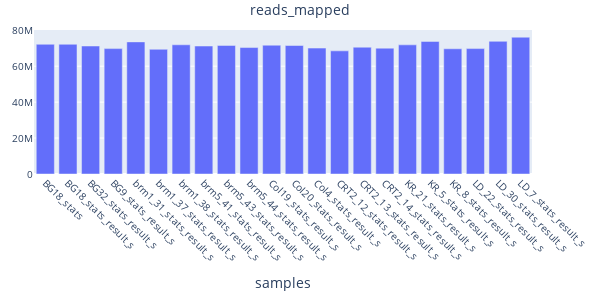
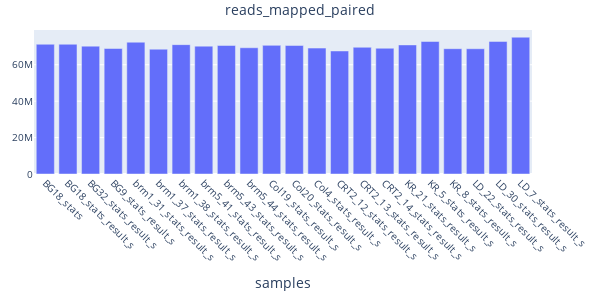
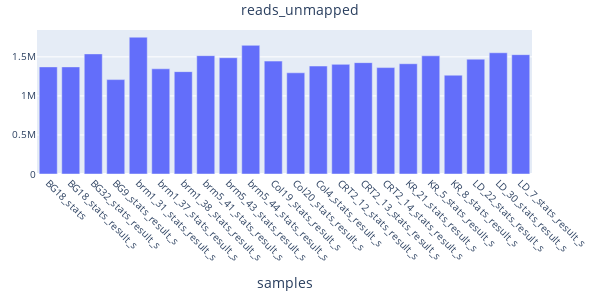
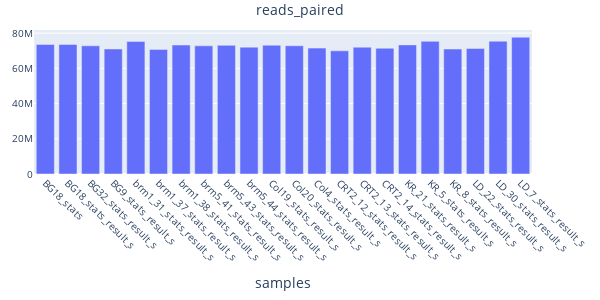

Write notebook code for charts like these, in order.
### Code cell
columns_to_plot = ["reads_mapped", "reads_mapped_paired", "reads_unmapped",
                   "reads_paired", "bases_mapped", "mismatches", "error_rate", "average_length"]

for col in columns_to_plot:
    fig = px.bar(df, x="samples", y=col, title=f'{col}', hover_name="samples")
    fig.update_layout(
        width=600,  # Set width of the plot
        height=300,  # Set height of the plot
        margin=dict(l=20, r=20, t=30, b=20),  # Reduce margins
        title=dict(x=0.5, font=dict(size=14)),  # Center title and reduce its font size
        xaxis=dict(tickangle=45, tickfont=dict(size=10)),  # Rotate x-axis labels for readability, reduce font size
        yaxis=dict(title=None, tickfont=dict(size=10)),  # Remove y-axis title, reduce font size
        legend=dict(font=dict(size=10), orientation='h', yanchor="bottom", y=1.02, xanchor="right", x=1)  # Adjust legend position and font size
    )

    fig.show()

### Figure 1 — Plotly figure (JSON) as saved in the notebook; plotly's stock layout.template omitted (floating-point values rounded to 4 significant figures)
{"data": [{"alignmentgroup": "True", "hovertemplate": "<b>%{hovertext}</b><br><br>samples=%{x}<br>reads_mapped=%{y}<extra></extra>", "hovertext": ["BG18_stats", "BG18_stats_result_s", "BG32_stats_result_s", "BG9_stats_result_s", "brm1_31_stats_result_s", "brm1_37_stats_result_s", "brm1_38_stats_result_s", "brm5_41_stats_result_s", "brm5_43_stats_result_s", "brm5_44_stats_result_s", "Col19_stats_result_s", "Col20_stats_result_s", "Col4_stats_result_s", "CRT2_12_stats_result_s", "CRT2_13_stats_result_s", "CRT2_14_stats_result_s", "KR_21_stats_result_s", "KR_5_stats_result_s", "KR_8_stats_result_s", "LD_22_stats_result_s", "LD_30_stats_result_s", "LD_7_stats_result_s"], "legendgroup": "", "marker": {"color": "#636efa", "pattern": {"shape": ""}}, "name": "", "offsetgroup": "", "orientation": "v", "showlegend": false, "textposition": "auto", "type": "bar", "x": ["BG18_stats", "BG18_stats_result_s", "BG32_stats_result_s", "BG9_stats_result_s", "brm1_31_stats_result_s", "brm1_37_stats_result_s", "brm1_38_stats_result_s", "brm5_41_stats_result_s", "brm5_43_stats_result_s", "brm5_44_stats_result_s", "Col19_stats_result_s", "Col20_stats_result_s", "Col4_stats_result_s", "CRT2_12_stats_result_s", "CRT2_13_stats_result_s", "CRT2_14_stats_result_s", "KR_21_stats_result_s", "KR_5_stats_result_s", "KR_8_stats_result_s", "LD_22_stats_result_s", "LD_30_stats_result_s", "LD_7_stats_result_s"], "xaxis": "x", "y": [72189747, 72189747, 71235938, 69777701, 73529012, 69401526, 71909174, 71227943, 71555318, 70370283, 71681283, 71511420, 70082046, 68526033, 70572680, 70033825, 71879335, 73787148, 69684072, 69793690, 73841280, 76135139], "yaxis": "y"}], "layout": {"barmode": "relative", "height": 300, "legend": {"font": {"size": 10}, "orientation": "h", "tracegroupgap": 0, "x": 1, "xanchor": "right", "y": 1.02, "yanchor": "bottom"}, "margin": {"b": 20, "l": 20, "r": 20, "t": 30}, "title": {"font": {"size": 14}, "text": "reads_mapped", "x": 0.5}, "width": 600, "xaxis": {"anchor": "y", "domain": [0, 1], "tickangle": 45, "tickfont": {"size": 10}, "title": {"text": "samples"}}, "yaxis": {"anchor": "x", "domain": [0, 1], "tickfont": {"size": 10}, "title": {}}}}

### Figure 2 — Plotly figure (JSON) as saved in the notebook; plotly's stock layout.template omitted (floating-point values rounded to 4 significant figures)
{"data": [{"alignmentgroup": "True", "hovertemplate": "<b>%{hovertext}</b><br><br>samples=%{x}<br>reads_mapped_paired=%{y}<extra></extra>", "hovertext": ["BG18_stats", "BG18_stats_result_s", "BG32_stats_result_s", "BG9_stats_result_s", "brm1_31_stats_result_s", "brm1_37_stats_result_s", "brm1_38_stats_result_s", "brm5_41_stats_result_s", "brm5_43_stats_result_s", "brm5_44_stats_result_s", "Col19_stats_result_s", "Col20_stats_result_s", "Col4_stats_result_s", "CRT2_12_stats_result_s", "CRT2_13_stats_result_s", "CRT2_14_stats_result_s", "KR_21_stats_result_s", "KR_5_stats_result_s", "KR_8_stats_result_s", "LD_22_stats_result_s", "LD_30_stats_result_s", "LD_7_stats_result_s"], "legendgroup": "", "marker": {"color": "#636efa", "pattern": {"shape": ""}}, "name": "", "offsetgroup": "", "orientation": "v", "showlegend": false, "textposition": "auto", "type": "bar", "x": ["BG18_stats", "BG18_stats_result_s", "BG32_stats_result_s", "BG9_stats_result_s", "brm1_31_stats_result_s", "brm1_37_stats_result_s", "brm1_38_stats_result_s", "brm5_41_stats_result_s", "brm5_43_stats_result_s", "brm5_44_stats_result_s", "Col19_stats_result_s", "Col20_stats_result_s", "Col4_stats_result_s", "CRT2_12_stats_result_s", "CRT2_13_stats_result_s", "CRT2_14_stats_result_s", "KR_21_stats_result_s", "KR_5_stats_result_s", "KR_8_stats_result_s", "LD_22_stats_result_s", "LD_30_stats_result_s", "LD_7_stats_result_s"], "xaxis": "x", "y": [71248326, 71248326, 70214362, 68916534, 72376620, 68531750, 71043620, 70217034, 70571582, 69328468, 70636444, 70573202, 69148858, 67559426, 69592162, 69057438, 70886998, 72763176, 68806410, 68785680, 72800240, 75121668], "yaxis": "y"}], "layout": {"barmode": "relative", "height": 300, "legend": {"font": {"size": 10}, "orientation": "h", "tracegroupgap": 0, "x": 1, "xanchor": "right", "y": 1.02, "yanchor": "bottom"}, "margin": {"b": 20, "l": 20, "r": 20, "t": 30}, "title": {"font": {"size": 14}, "text": "reads_mapped_paired", "x": 0.5}, "width": 600, "xaxis": {"anchor": "y", "domain": [0, 1], "tickangle": 45, "tickfont": {"size": 10}, "title": {"text": "samples"}}, "yaxis": {"anchor": "x", "domain": [0, 1], "tickfont": {"size": 10}, "title": {}}}}

### Figure 3 — Plotly figure (JSON) as saved in the notebook; plotly's stock layout.template omitted (floating-point values rounded to 4 significant figures)
{"data": [{"alignmentgroup": "True", "hovertemplate": "<b>%{hovertext}</b><br><br>samples=%{x}<br>reads_unmapped=%{y}<extra></extra>", "hovertext": ["BG18_stats", "BG18_stats_result_s", "BG32_stats_result_s", "BG9_stats_result_s", "brm1_31_stats_result_s", "brm1_37_stats_result_s", "brm1_38_stats_result_s", "brm5_41_stats_result_s", "brm5_43_stats_result_s", "brm5_44_stats_result_s", "Col19_stats_result_s", "Col20_stats_result_s", "Col4_stats_result_s", "CRT2_12_stats_result_s", "CRT2_13_stats_result_s", "CRT2_14_stats_result_s", "KR_21_stats_result_s", "KR_5_stats_result_s", "KR_8_stats_result_s", "LD_22_stats_result_s", "LD_30_stats_result_s", "LD_7_stats_result_s"], "legendgroup": "", "marker": {"color": "#636efa", "pattern": {"shape": ""}}, "name": "", "offsetgroup": "", "orientation": "v", "showlegend": false, "textposition": "auto", "type": "bar", "x": ["BG18_stats", "BG18_stats_result_s", "BG32_stats_result_s", "BG9_stats_result_s", "brm1_31_stats_result_s", "brm1_37_stats_result_s", "brm1_38_stats_result_s", "brm5_41_stats_result_s", "brm5_43_stats_result_s", "brm5_44_stats_result_s", "Col19_stats_result_s", "Col20_stats_result_s", "Col4_stats_result_s", "CRT2_12_stats_result_s", "CRT2_13_stats_result_s", "CRT2_14_stats_result_s", "KR_21_stats_result_s", "KR_5_stats_result_s", "KR_8_stats_result_s", "LD_22_stats_result_s", "LD_30_stats_result_s", "LD_7_stats_result_s"], "xaxis": "x", "y": [1371163, 1371163, 1537670, 1208411, 1751264, 1346898, 1310410, 1514835, 1488706, 1647095, 1445429, 1295626, 1382172, 1403753, 1425574, 1362275, 1411783, 1513008, 1264844, 1470162, 1552054, 1527907], "yaxis": "y"}], "layout": {"barmode": "relative", "height": 300, "legend": {"font": {"size": 10}, "orientation": "h", "tracegroupgap": 0, "x": 1, "xanchor": "right", "y": 1.02, "yanchor": "bottom"}, "margin": {"b": 20, "l": 20, "r": 20, "t": 30}, "title": {"font": {"size": 14}, "text": "reads_unmapped", "x": 0.5}, "width": 600, "xaxis": {"anchor": "y", "domain": [0, 1], "tickangle": 45, "tickfont": {"size": 10}, "title": {"text": "samples"}}, "yaxis": {"anchor": "x", "domain": [0, 1], "tickfont": {"size": 10}, "title": {}}}}

### Figure 4 — Plotly figure (JSON) as saved in the notebook; plotly's stock layout.template omitted (floating-point values rounded to 4 significant figures)
{"data": [{"alignmentgroup": "True", "hovertemplate": "<b>%{hovertext}</b><br><br>samples=%{x}<br>reads_paired=%{y}<extra></extra>", "hovertext": ["BG18_stats", "BG18_stats_result_s", "BG32_stats_result_s", "BG9_stats_result_s", "brm1_31_stats_result_s", "brm1_37_stats_result_s", "brm1_38_stats_result_s", "brm5_41_stats_result_s", "brm5_43_stats_result_s", "brm5_44_stats_result_s", "Col19_stats_result_s", "Col20_stats_result_s", "Col4_stats_result_s", "CRT2_12_stats_result_s", "CRT2_13_stats_result_s", "CRT2_14_stats_result_s", "KR_21_stats_result_s", "KR_5_stats_result_s", "KR_8_stats_result_s", "LD_22_stats_result_s", "LD_30_stats_result_s", "LD_7_stats_result_s"], "legendgroup": "", "marker": {"color": "#636efa", "pattern": {"shape": ""}}, "name": "", "offsetgroup": "", "orientation": "v", "showlegend": false, "textposition": "auto", "type": "bar", "x": ["BG18_stats", "BG18_stats_result_s", "BG32_stats_result_s", "BG9_stats_result_s", "brm1_31_stats_result_s", "brm1_37_stats_result_s", "brm1_38_stats_result_s", "brm5_41_stats_result_s", "brm5_43_stats_result_s", "brm5_44_stats_result_s", "Col19_stats_result_s", "Col20_stats_result_s", "Col4_stats_result_s", "CRT2_12_stats_result_s", "CRT2_13_stats_result_s", "CRT2_14_stats_result_s", "KR_21_stats_result_s", "KR_5_stats_result_s", "KR_8_stats_result_s", "LD_22_stats_result_s", "LD_30_stats_result_s", "LD_7_stats_result_s"], "xaxis": "x", "y": [73560910, 73560910, 72773608, 70986112, 75280276, 70748424, 73219584, 72742778, 73044024, 72017378, 73126712, 72807046, 71464218, 69929786, 71998254, 71396100, 73291118, 75300156, 70948916, 71263852, 75393334, 77663046], "yaxis": "y"}], "layout": {"barmode": "relative", "height": 300, "legend": {"font": {"size": 10}, "orientation": "h", "tracegroupgap": 0, "x": 1, "xanchor": "right", "y": 1.02, "yanchor": "bottom"}, "margin": {"b": 20, "l": 20, "r": 20, "t": 30}, "title": {"font": {"size": 14}, "text": "reads_paired", "x": 0.5}, "width": 600, "xaxis": {"anchor": "y", "domain": [0, 1], "tickangle": 45, "tickfont": {"size": 10}, "title": {"text": "samples"}}, "yaxis": {"anchor": "x", "domain": [0, 1], "tickfont": {"size": 10}, "title": {}}}}
